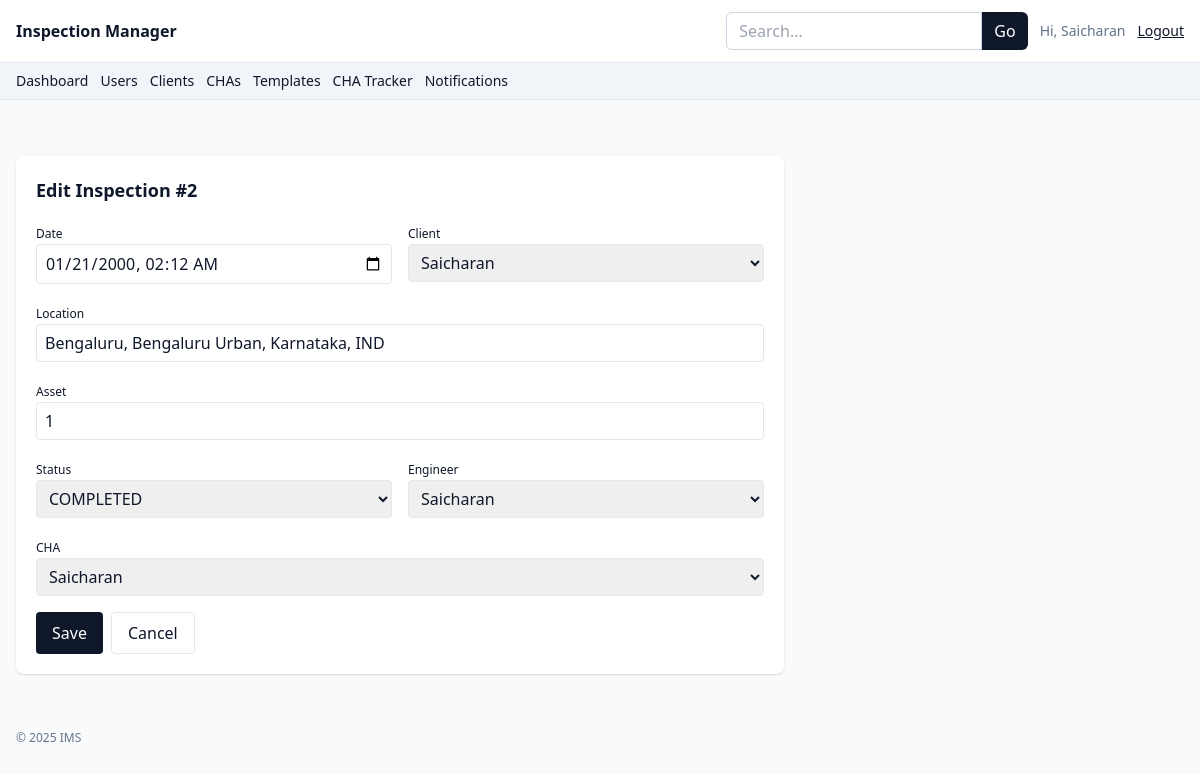
Page /inspections/2/edit (signed in) on the committed database.
### app.py (models this page shows)
class Inspection(db.Model):
    __tablename__ = "inspection"
    id = db.Column(db.Integer, primary_key=True)
    date = db.Column(db.DateTime, nullable=False, default=datetime.utcnow)
    client_id = db.Column(db.Integer, db.ForeignKey("client.id"))
    client = db.relationship("Client")
    location = db.Column(db.String(200))
    asset = db.Column(db.String(200))
    status = db.Column(db.String(40), default=InspectionStatus.PENDING)
    engineer_id = db.Column(db.Integer, db.ForeignKey("user.id"))
    engineer = db.relationship("User")
    cha_id = db.Column(db.Integer, db.ForeignKey("cha.id"))
    cha = db.relationship("CHA")
    created_at = db.Column(db.DateTime, default=datetime.utcnow)

class Client(db.Model):
    __tablename__ = "client"
    id = db.Column(db.Integer, primary_key=True)
    name = db.Column(db.String(160), nullable=False)
    gst_number = db.Column(db.String(40))
    billing_address = db.Column(db.Text)

class User(db.Model):
    __tablename__ = "user"
    id = db.Column(db.Integer, primary_key=True)
    name = db.Column(db.String(120), nullable=False)
    email = db.Column(db.String(120), unique=True, nullable=False)
    password_hash = db.Column(db.String(255), nullable=False)
    role = db.Column(db.String(20), default=Role.ENGINEER, nullable=False)
    phone = db.Column(db.String(40))
    signature_key = db.Column(db.String(255))

class CHA(db.Model):
    __tablename__ = "cha"
    id = db.Column(db.Integer, primary_key=True)
    name = db.Column(db.String(160), nullable=False)
    contact = db.Column(db.String(160))
    commission_rate = db.Column(db.Float, default=0.0)  # %

### app.py (the view, shortened to what this page needs)
@app.route("/inspections/<int:inspection_id>/edit", methods=["GET","POST"])
@role_required(Role.ADMIN, Role.ENGINEER)
def inspection_edit(inspection_id):
    i = Inspection.query.get_or_404(inspection_id)
    if session.get("role") == Role.ENGINEER and i.engineer_id != session.get("user_id"):
        flash("Unauthorized.", "danger"); return redirect(url_for("inspection_detail", inspection_id=inspection_id))
    clients = Client.query.order_by(Client.name.asc()).all()
    chas = CHA.query.order_by(CHA.name.asc()).all()
    engineers = User.query.filter(User.role == Role.ENGINEER).all()
    return render_template("inspection_edit.html", i=i, clients=clients, chas=chas, engineers=engineers)

### app.py (called while the page is built)
def role_required(*roles):
    def deco(fn):
        from functools import wraps
        @wraps(fn)
        def wrap(*a, **kw):
            if not session.get("user_id"):
                flash("Please login.", "warning")
                return redirect(url_for("login"))
            if roles and session.get("role") not in roles:
                flash("Unauthorized.", "danger")
                return redirect(url_for("dashboard"))
            return fn(*a, **kw)
        return wrap
    return deco

@app.context_processor
def inject_globals():
    return dict(
        Role=Role, InspectionStatus=InspectionStatus, InvoiceStatus=InvoiceStatus,
        ReportStatus=ReportStatus, CommissionStatus=CommissionStatus, now=datetime.utcnow, User=User
    )

### templates/inspection_edit.html (shortened to what this page needs)
{% extends "base.html" %}
{% block content %}
<div class="bg-white rounded-lg shadow p-5 max-w-3xl">
    <h1 class="text-lg font-semibold mb-4">Edit Inspection #{{ i.id }}</h1>
    <form method="post" class="grid md:grid-cols-2 gap-4">
        <div>
            <label class="text-xs">Date</label>
            <input required type="datetime-local" name="date" value="{{ i.date.strftime('%Y-%m-%dT%H:%M') }}"
                class="w-full border rounded px-2 py-1.5">
        </div>
        <div>
            <label class="text-xs">Client</label>
            <select name="client_id" required class="w-full border rounded px-2 py-1.5">
                {% for c in clients %}<option value="{{ c.id }}" {% if i.client_id==c.id %}selected{% endif %}>{{ c.name
                    }}</option>{% endfor %}
            </select>
        </div>
        <div class="md:col-span-2">
            <label class="text-xs">Location</label>
            <input name="location" value="{{ i.location or '' }}" class="w-full border rounded px-2 py-1.5">
        </div>
        <div class="md:col-span-2">
            <label class="text-xs">Asset</label>
            <input name="asset" value="{{ i.asset or '' }}" class="w-full border rounded px-2 py-1.5">
        </div>
        {% if session.get('role') == Role.ADMIN %}
        <div>
            <label class="text-xs">Status</label>
            <select name="status" class="w-full border rounded px-2 py-1.5">
                {% for s in InspectionStatus.ALL %}<option value="{{ s }}" {% if i.status==s %}selected{% endif %}>{{ s
                    }}</option>{% endfor %}
            </select>
        </div>
        <div>
            <label class="text-xs">Engineer</label>
            <select name="engineer_id" class="w-full border rounded px-2 py-1.5">
                {% for e in engineers %}<option value="{{ e.id }}" {% if i.engineer_id==e.id %}selected{% endif %}>{{
                    e.name }}</option>{% endfor %}
            </select>
        </div>
        <div class="md:col-span-2">
            <label class="text-xs">CHA</label>
            <select name="cha_id" class="w-full border rounded px-2 py-1.5">
                {% for c in chas %}<option value="{{ c.id }}" {% if i.cha_id==c.id %}selected{% endif %}>{{ c.name }}
                </option>{% endfor %}
            </select>
        </div>
        {% endif %}
        <div class="md:col-span-2 flex gap-2">
            <button class="bg-slate-900 text-white rounded px-4 py-2">Save</button>
            <a href="{{ url_for('inspection_detail', inspection_id=i.id) }}" class="rounded border px-4 py-2">Cancel</a>
        </div>
    </form>
</div>
{% endblock %}

### rows in the picture
Inspection: id "2", date "01/21/2000 02:12", client_id "Saicharan", location "Bengaluru, Bengaluru Urban, Karnataka, IND", asset "1", status "COMPLETED", engineer_id "Saicharan", cha_id "Saicharan"

### other values in the picture
{{ session.get('user_name') }} "Saicharan"
